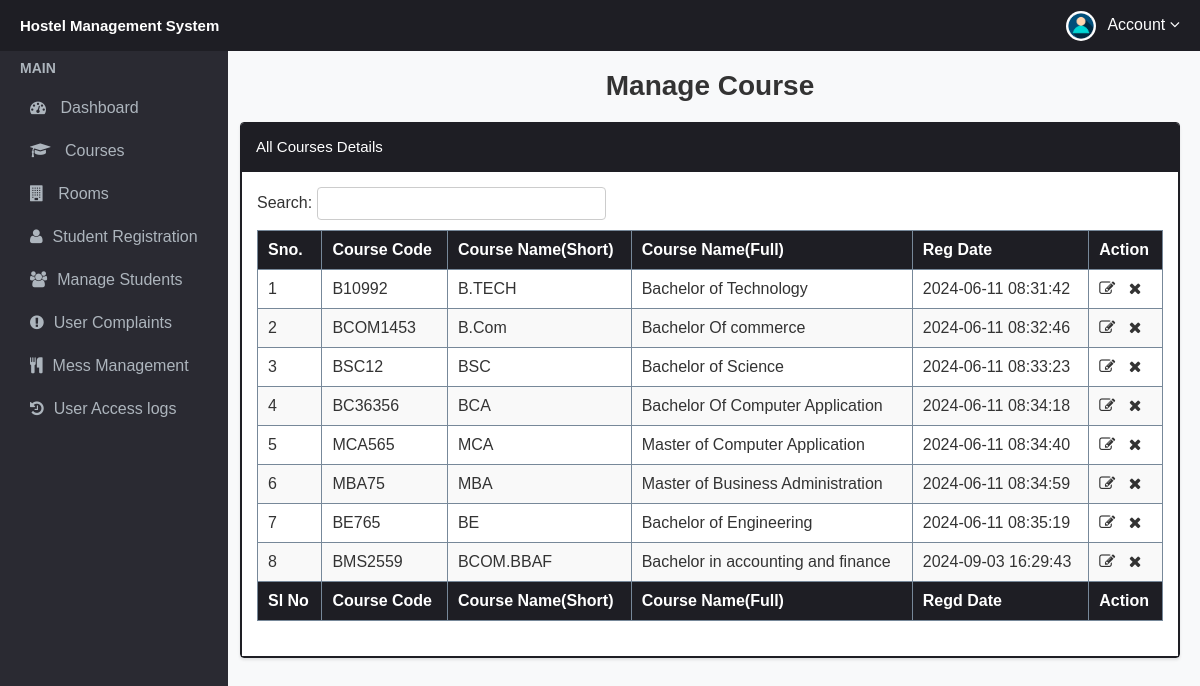
Screenshot of /admin/manage-courses.php (signed in) with the database file from the repository.
### tables this page shows
CREATE TABLE `courses` (
  `id` int(11) NOT NULL,
  `course_code` varchar(255) NOT NULL,
  `course_sn` varchar(255) NOT NULL,
  `course_fn` varchar(255) NOT NULL,
  `posting_date` timestamp NOT NULL DEFAULT current_timestamp()
);

### admin/manage-courses.php (the view, shortened to what this page needs)
<?php
include('includes/config.php');
?>
<!doctype html>
<html lang="en" class="no-js">
<head>
	<link rel="stylesheet" href="css/font-awesome.min.css">
	<link rel="stylesheet" href="css/header_and_sidebar.css">
	<link rel="stylesheet" href="css/manage-courses.css">
</head>
<body>
	<?php include('includes/header.php'); ?>
	<?php include('includes/sidebar.php'); ?>
	<div class="content-wrapper">
		<div class="container-fluid">
			<h2 class="page-title" style="margin-top:50px;">Manage Course</h2>
			<div class="panel panel-default">
				<div class="panel-heading">All Courses Details</div>
				<div class="panel-body">
					Search: <input type="text" id="myinp" onkeyup="searchfun()" placeholder="" title="Type in a name"
						style="margin-bottom:10px;">
					<table id="zctb" cellspacing="0" width="100%">
						<thead>
							<tr>
								<th>Sno.</th>
								<th>Course Code</th>
								<th>Course Name(Short)</th>
								<th>Course Name(Full)</th>
								<th>Reg Date </th>
								<th>Action</th>
							</tr>
						</thead>
						<tfoot>
							<tr>
								<th>Sl No</th>
								<th>Course Code</th>
								<th>Course Name(Short)</th>
								<th>Course Name(Full)</th>
								<th>Regd Date</th>
								<th>Action</th>
							</tr>
						</tfoot>
						<tbody id="mytab">
							<?php
							$ret = "select * from courses";
							$stmt = $mysqli->prepare($ret);
							$stmt->execute();
							$res = $stmt->get_result();
							$cnt = 1;
							while ($row = $res->fetch_object()) {
								?>
								<tr>
									<td><?php echo $cnt;
									; ?></td>
									<td><?php echo $row->course_code; ?></td>
									<td><?php echo $row->course_sn; ?></td>
									<td><?php echo $row->course_fn; ?></td>
									<td><?php echo $row->posting_date; ?></td>
									<td><a href="edit-course.php?id=<?php echo $row->id; ?>"><i
												class="fa fa-edit"></i></a>&nbsp;&nbsp;
										<a href="manage-courses.php?del=<?php echo $row->id; ?>"
											onclick="return confirm('Do you want to delete');"><i
												class="fa fa-close"></i></a>
									</td>
								</tr>
								<?php
								$cnt = $cnt + 1;
							} ?>
						</tbody>
					</table>
				</div>
			</div>
		</div>
	</div>
</body>
</html>

### admin/css/manage-courses.css (style rules this page uses)
body { font-family: Arial, sans-serif; background-color: #f8f9fa; color: #333; margin: 0; padding: 0; }
.content-wrapper { margin-left: 220px; padding: 20px; background-color: #f8f9fa; min-height: 100vh; }
.container-fluid { max-width: 1500px; margin: auto; }
.page-title { font-size: 28px; font-weight: bold; margin-bottom: 20px; text-align: center; }
.panel { background-color: #ffffff; border: 1px solid #1e1e24; border-radius: 4px; box-shadow: 0 2px 3px rgba(0, 0, 0, 0.1); }
.panel-heading { font-size: 15px; padding: 15px 15px; background-color: #1e1e24; color: #ffffff; border-bottom: 1px solid #1e1e24; border-top-left-radius: 3px; border-top-right-radius: 3px; }
.panel-body { padding: 15px; border: 1px solid #1e1e24; }
#myinp { width: 30%; padding: 8px; margin-bottom: 10px; border: 1px solid #ccc; border-radius: 4px; }
table { width: 100%; border-collapse: collapse; margin-bottom: 20px; }
table th, table td { border: 1px solid #ddd; padding: 10px; text-align: left; border: 1px solid lightslategray; }
table th { background-color: #1e1e24; color: white; }
table tbody tr:nth-child(even) { background-color: #f9f9f9; }
table tfoot th { background-color: #1e1e24; color: white; }
table .fa { font-size: 16px; color: #333; cursor: pointer; }

### rows the page displays
courses: course_code "B10992", course_sn "B.TECH", course_fn "Bachelor of Technology", posting_date "2024-06-11 08:31:42"
courses: course_code "BCOM1453", course_sn "B.Com", course_fn "Bachelor Of commerce", posting_date "2024-06-11 08:32:46"
courses: course_code "BSC12", course_sn "BSC", course_fn "Bachelor of Science", posting_date "2024-06-11 08:33:23"
courses: course_code "BC36356", course_sn "BCA", course_fn "Bachelor Of Computer Application", posting_date "2024-06-11 08:34:18"
courses: course_code "MCA565", course_sn "MCA", course_fn "Master of Computer Application", posting_date "2024-06-11 08:34:40"
courses: course_code "MBA75", course_sn "MBA", course_fn "Master of Business Administration", posting_date "2024-06-11 08:34:59"
courses: course_code "BE765", course_sn "BE", course_fn "Bachelor of Engineering", posting_date "2024-06-11 08:35:19"
courses: course_code "BMS2559", course_sn "BCOM.BBAF", course_fn "Bachelor in accounting and finance", posting_date "2024-09-03 16:29:43"
